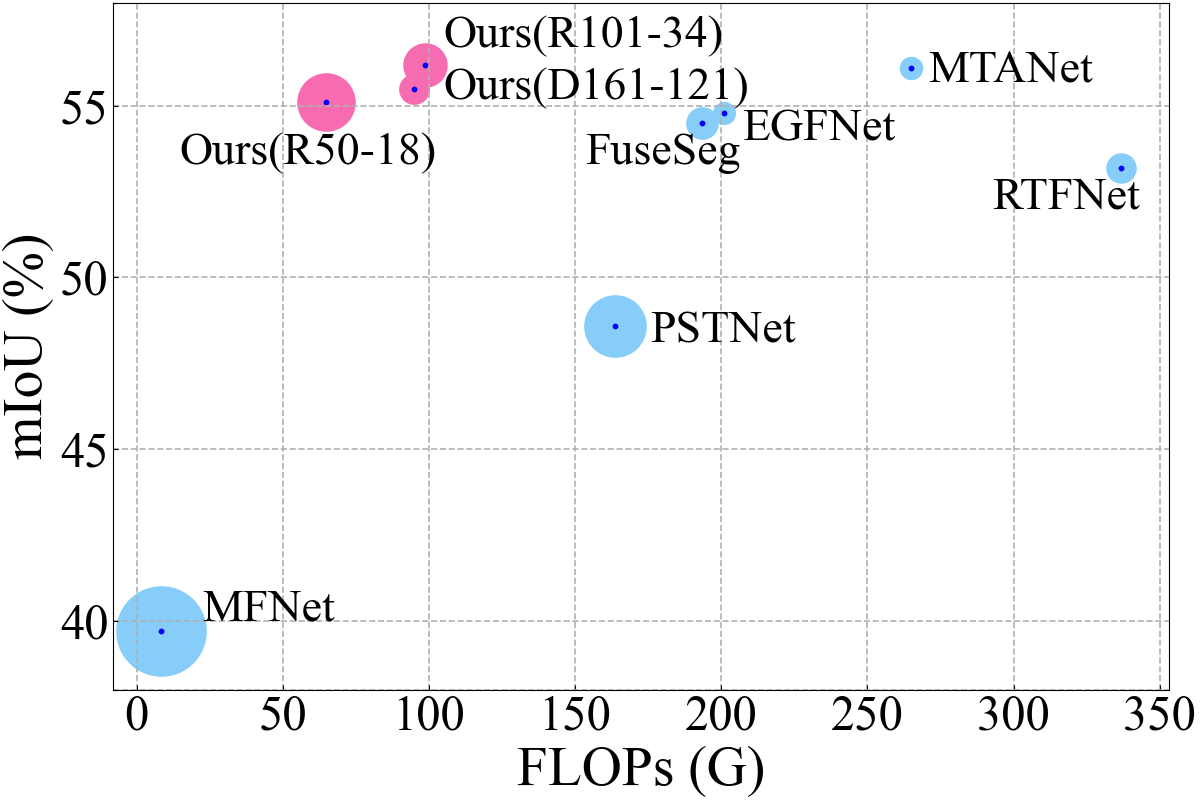

Source code (Python):


from turtle import color
import matplotlib.pyplot as plt
import numpy as np
import pandas as pd
from pandas import Series,DataFrame
import random
from matplotlib.pyplot import MultipleLocator


front_type = 'Times New Roman'
label_size = 40
tick_size = 35
text_size = 33


models = ['MFNet', 'RTFNet', 'PSTNet', 'FuseSeg','EGFNet', 'MTANet', 'Ours(R50-18)','Ours(D161-121)', 'Ours(R101-34)']
mIoUs = [39.7, 53.2, 48.6, 54.5, 54.8, 56.1, 55.1, 55.5, 56.2]
flops= [8.42, 336.69, 163.64, 193.4, 201.09, 264.96, 64.69, 95.02, 98.82]
# fpss = [205.47, 33.86, 102.82, 18.36, 81.36, 34.15, 57.31]
fpss = [137.39, 14.63, 64.76, 16.88, 8.12, 8.40, 56.42, 14.89, 32.08]

fig, axes = plt.subplots(1, 1, figsize=(12, 8))

# 设置最小刻度间隔
# axes.yaxis.set_minor_locator(MultipleLocator(3))
# axes.xaxis.set_major_locator(MultipleLocator(1))
#axes.xaxis.set_minor_locator(MultipleLocator(1))
# 画网格线
# axes.grid(which='minor', c='lightgrey')
# 设置x、y轴标签
axes.set_ylabel("mIoU (%)", size=label_size, fontproperties=front_type)
axes.set_xlabel("FLOPs (G)", size=label_size, fontproperties=front_type)

# 自定义刻度线方向
axes.tick_params(axis='x', which='both', direction='in')
axes.tick_params(axis='y', which='both', direction='in')

# 设置y轴的刻度
# axes.set_yticks([30, 35, 40, 45, 50, 55, 60])

plt.yticks(fontproperties=front_type, size=tick_size)
plt.xticks(fontproperties=front_type, size=tick_size)
plt.grid(linestyle='--', linewidth=1.2)  # 设置网格模式


for model, flop, mIoU, fps in zip(models, flops, mIoUs, fpss):
    # 画出 fps 的圆圈，圆圈越大，fps越大
    if 'Ours' in model:
        sca1 = plt.scatter(x=flop, y=mIoU, s=fps*30, color='#F76CB1')
    else:
        sca2 = plt.scatter(x=flop, y=mIoU, s=fps*30, color='#86CDF9')
    
    # 在圆圈旁边标记模型名称
    if model == 'MFNet':
        axes.text(flop+14, mIoU+0.3, model, size=text_size,fontproperties=front_type)
    elif model == 'RTFNet':
        axes.text(flop-44, mIoU-1.2, model, size=text_size,fontproperties=front_type)
    elif model == 'PSTNet':
        axes.text(flop+12, mIoU-0.5, model, size=text_size,fontproperties=front_type)
    elif model == 'FuseSeg':
        axes.text(flop-40, mIoU-1.2, model, size=text_size,fontproperties=front_type)
    elif model == 'EGFNet':
        axes.text(flop+6, mIoU-0.8, model, size=text_size,fontproperties=front_type)
    elif model == 'MTANet':
        axes.text(flop+6, mIoU-0.4, model, size=text_size,fontproperties=front_type)
    elif model == 'Ours(R50-18)':
        axes.text(flop-50, mIoU-1.8, model, size=text_size,fontproperties=front_type)
    elif model == 'Ours(D161-121)':
        axes.text(flop+10, mIoU-0.3, model, size=text_size,fontproperties=front_type)
    elif model == 'Ours(R101-34)':
        axes.text(flop+6, mIoU+0.5, model, size=text_size,fontproperties=front_type)

# (x,y) 散点图
axes.scatter(x=flops, y=mIoUs, s=10, color='blue', marker='o')

# set_yticks 要放在 axes.scatter之后使用才有效果
# axes.set_yticks((38.0, 40.0, 45.0, 50.0, 55.0, 60.0))
axes.set_yticks([38, 40, 45, 50, 55, 58])
axes.set_yticklabels(['', '40', '45', '50', '55', ''])


# legend 字体设置
# labelss=plt.legend(handles=[sca1], labels=["FPS"], loc="lower right",fontsize=text_size, edgecolor='black').get_texts()
# [label.set_fontname('Times New Roman') for label in labelss]


# 展示图片
plt.tight_layout(pad=0.2)
plt.savefig('drawing.png')
# plt.savefig('fps.pdf')



